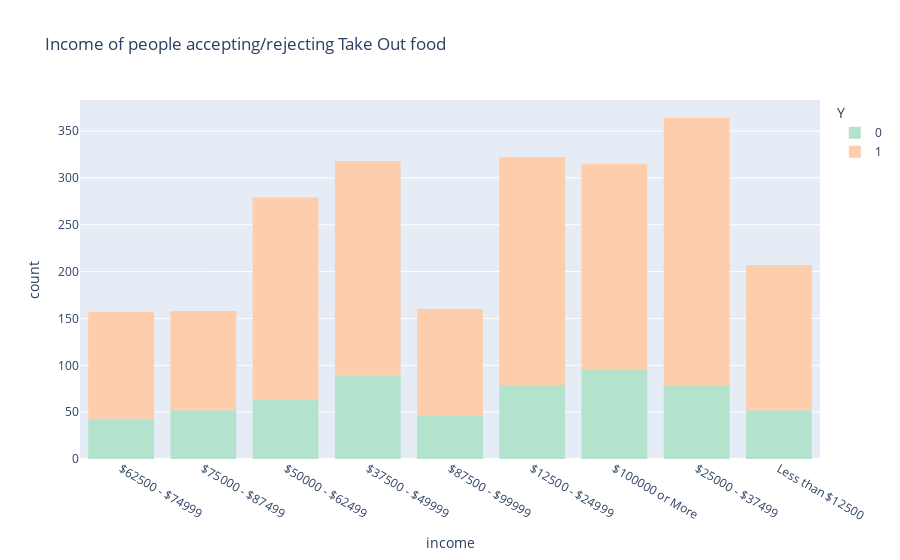

The code cell stored with this chart in its notebook:
### Code cell
px.histogram(carry_df, x='income', color='Y', color_discrete_sequence=px.colors.qualitative.Pastel2, title='Income of people accepting/rejecting Take Out food')

### Figure 1 — Plotly figure (JSON) as saved in the notebook; plotly's stock layout.template omitted (floating-point values rounded to 4 significant figures; data arrays with more than 128 entries replaced by an {"elided": "..."} marker saying what was removed)
{"data": [{"alignmentgroup": "True", "bingroup": "x", "hovertemplate": "Y=0<br>income=%{x}<br>count=%{y}<extra></extra>", "legendgroup": "0", "marker": {"color": "rgb(179,226,205)"}, "name": "0", "offsetgroup": "0", "orientation": "v", "showlegend": true, "type": "histogram", "x": {"elided": "598 str values"}, "xaxis": "x", "yaxis": "y"}, {"alignmentgroup": "True", "bingroup": "x", "hovertemplate": "Y=1<br>income=%{x}<br>count=%{y}<extra></extra>", "legendgroup": "1", "marker": {"color": "rgb(253,205,172)"}, "name": "1", "offsetgroup": "1", "orientation": "v", "showlegend": true, "type": "histogram", "x": {"elided": "1682 str values"}, "xaxis": "x", "yaxis": "y"}], "layout": {"barmode": "relative", "legend": {"title": {"text": "Y"}, "tracegroupgap": 0}, "title": {"text": "Income of people accepting/rejecting Take Out food"}, "xaxis": {"anchor": "y", "domain": [0, 1], "title": {"text": "income"}}, "yaxis": {"anchor": "x", "domain": [0, 1], "title": {"text": "count"}}}}
